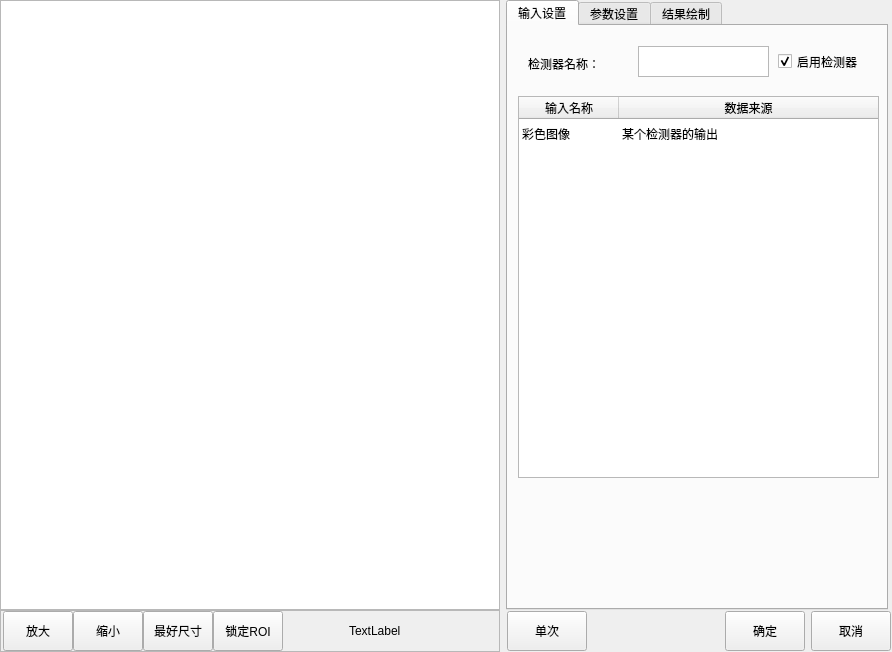
<?xml version="1.0" encoding="UTF-8"?>
<ui version="4.0">
 <class>CMvPositiveNegativeContacts</class>
 <widget class="QWidget" name="CMvPositiveNegativeContacts">
  <property name="geometry">
   <rect>
    <x>0</x>
    <y>0</y>
    <width>892</width>
    <height>652</height>
   </rect>
  </property>
  <property name="windowTitle">
   <string>触点正反</string>
  </property>
  <layout class="QHBoxLayout" name="horizontalLayout_3">
   <property name="leftMargin">
    <number>0</number>
   </property>
   <property name="topMargin">
    <number>0</number>
   </property>
   <property name="rightMargin">
    <number>0</number>
   </property>
   <property name="bottomMargin">
    <number>0</number>
   </property>
   <item>
    <layout class="QVBoxLayout" name="verticalLayout">
     <property name="spacing">
      <number>0</number>
     </property>
     <item>
      <widget class="QGraphicsView" name="graphicsView_mainImage">
       <property name="minimumSize">
        <size>
         <width>500</width>
         <height>600</height>
        </size>
       </property>
      </widget>
     </item>
     <item>
      <widget class="QFrame" name="frame">
       <property name="minimumSize">
        <size>
         <width>0</width>
         <height>42</height>
        </size>
       </property>
       <property name="maximumSize">
        <size>
         <width>16777215</width>
         <height>42</height>
        </size>
       </property>
       <property name="frameShape">
        <enum>QFrame::StyledPanel</enum>
       </property>
       <property name="frameShadow">
        <enum>QFrame::Raised</enum>
       </property>
       <layout class="QHBoxLayout" name="horizontalLayout">
        <property name="spacing">
         <number>0</number>
        </property>
        <property name="leftMargin">
         <number>2</number>
        </property>
        <property name="topMargin">
         <number>0</number>
        </property>
        <property name="rightMargin">
         <number>0</number>
        </property>
        <property name="bottomMargin">
         <number>0</number>
        </property>
        <item>
         <widget class="QPushButton" name="pushButton_zoomIn">
          <property name="minimumSize">
           <size>
            <width>70</width>
            <height>40</height>
           </size>
          </property>
          <property name="maximumSize">
           <size>
            <width>70</width>
            <height>40</height>
           </size>
          </property>
          <property name="text">
           <string>放大</string>
          </property>
         </widget>
        </item>
        <item>
         <widget class="QPushButton" name="pushButton_zoomOut">
          <property name="minimumSize">
           <size>
            <width>70</width>
            <height>40</height>
           </size>
          </property>
          <property name="maximumSize">
           <size>
            <width>70</width>
            <height>40</height>
           </size>
          </property>
          <property name="text">
           <string>缩小</string>
          </property>
         </widget>
        </item>
        <item>
         <widget class="QPushButton" name="pushButton_zoomBest">
          <property name="minimumSize">
           <size>
            <width>70</width>
            <height>40</height>
           </size>
          </property>
          <property name="maximumSize">
           <size>
            <width>70</width>
            <height>40</height>
           </size>
          </property>
          <property name="text">
           <string>最好尺寸</string>
          </property>
         </widget>
        </item>
        <item>
         <widget class="QPushButton" name="pushButton_lockRoiMove">
          <property name="minimumSize">
           <size>
            <width>70</width>
            <height>40</height>
           </size>
          </property>
          <property name="maximumSize">
           <size>
            <width>70</width>
            <height>40</height>
           </size>
          </property>
          <property name="text">
           <string>锁定ROI</string>
          </property>
         </widget>
        </item>
        <item>
         <spacer name="horizontalSpacer">
          <property name="orientation">
           <enum>Qt::Horizontal</enum>
          </property>
          <property name="sizeHint" stdset="0">
           <size>
            <width>63</width>
            <height>20</height>
           </size>
          </property>
         </spacer>
        </item>
        <item>
         <widget class="QLabel" name="label_mousePos">
          <property name="minimumSize">
           <size>
            <width>150</width>
            <height>40</height>
           </size>
          </property>
          <property name="maximumSize">
           <size>
            <width>150</width>
            <height>40</height>
           </size>
          </property>
          <property name="text">
           <string>TextLabel</string>
          </property>
         </widget>
        </item>
       </layout>
      </widget>
     </item>
    </layout>
   </item>
   <item>
    <layout class="QVBoxLayout" name="verticalLayout_2">
     <property name="spacing">
      <number>0</number>
     </property>
     <item>
      <widget class="QTabWidget" name="tabWidget">
       <property name="minimumSize">
        <size>
         <width>382</width>
         <height>602</height>
        </size>
       </property>
       <property name="maximumSize">
        <size>
         <width>380</width>
         <height>16777215</height>
        </size>
       </property>
       <property name="currentIndex">
        <number>0</number>
       </property>
       <widget class="QWidget" name="tab">
        <attribute name="title">
         <string>输入设置</string>
        </attribute>
        <widget class="QTableWidget" name="tableWidget_input">
         <property name="geometry">
          <rect>
           <x>10</x>
           <y>70</y>
           <width>361</width>
           <height>382</height>
          </rect>
         </property>
         <property name="minimumSize">
          <size>
           <width>361</width>
           <height>382</height>
          </size>
         </property>
         <property name="maximumSize">
          <size>
           <width>361</width>
           <height>382</height>
          </size>
         </property>
         <property name="editTriggers">
          <set>QAbstractItemView::NoEditTriggers</set>
         </property>
         <property name="selectionMode">
          <enum>QAbstractItemView::SingleSelection</enum>
         </property>
         <property name="selectionBehavior">
          <enum>QAbstractItemView::SelectRows</enum>
         </property>
         <property name="showGrid">
          <bool>false</bool>
         </property>
         <attribute name="horizontalHeaderStretchLastSection">
          <bool>true</bool>
         </attribute>
         <attribute name="verticalHeaderVisible">
          <bool>false</bool>
         </attribute>
         <row>
          <property name="text">
           <string>1</string>
          </property>
         </row>
         <column>
          <property name="text">
           <string>输入名称</string>
          </property>
         </column>
         <column>
          <property name="text">
           <string>数据来源</string>
          </property>
         </column>
         <item row="0" column="0">
          <property name="text">
           <string>彩色图像</string>
          </property>
         </item>
         <item row="0" column="1">
          <property name="text">
           <string>某个检测器的输出</string>
          </property>
         </item>
        </widget>
        <widget class="QLabel" name="label_funcName">
         <property name="geometry">
          <rect>
           <x>20</x>
           <y>30</y>
           <width>81</width>
           <height>16</height>
          </rect>
         </property>
         <property name="text">
          <string>检测器名称：</string>
         </property>
        </widget>
        <widget class="QCheckBox" name="checkBox_enableFunc">
         <property name="geometry">
          <rect>
           <x>270</x>
           <y>20</y>
           <width>101</width>
           <height>31</height>
          </rect>
         </property>
         <property name="minimumSize">
          <size>
           <width>101</width>
           <height>31</height>
          </size>
         </property>
         <property name="text">
          <string>启用检测器</string>
         </property>
         <property name="checked">
          <bool>true</bool>
         </property>
        </widget>
        <widget class="QPlainTextEdit" name="plainTextEdit_funcName">
         <property name="geometry">
          <rect>
           <x>130</x>
           <y>20</y>
           <width>131</width>
           <height>31</height>
          </rect>
         </property>
         <property name="minimumSize">
          <size>
           <width>131</width>
           <height>31</height>
          </size>
         </property>
         <property name="maximumSize">
          <size>
           <width>131</width>
           <height>31</height>
          </size>
         </property>
         <property name="overwriteMode">
          <bool>false</bool>
         </property>
        </widget>
       </widget>
       <widget class="QWidget" name="tab_2">
        <attribute name="title">
         <string>参数设置</string>
        </attribute>
        <widget class="QLabel" name="label_titleJudged">
         <property name="geometry">
          <rect>
           <x>0</x>
           <y>190</y>
           <width>381</width>
           <height>31</height>
          </rect>
         </property>
         <property name="styleSheet">
          <string notr="true">background-color: qlineargradient(spread:pad, x1:0, y1:0, x2:1, y2:0, stop:0 rgba(80, 80, 80, 255), stop:1 rgba(120, 120, 120, 120));
color: rgb(255, 255, 255);</string>
         </property>
         <property name="text">
          <string>  结果判定</string>
         </property>
         <property name="alignment">
          <set>Qt::AlignLeading|Qt::AlignLeft|Qt::AlignVCenter</set>
         </property>
        </widget>
        <widget class="QComboBox" name="comboBox_corrosiveCore">
         <property name="geometry">
          <rect>
           <x>130</x>
           <y>50</y>
           <width>101</width>
           <height>31</height>
          </rect>
         </property>
         <item>
          <property name="text">
           <string>触点朝下</string>
          </property>
         </item>
         <item>
          <property name="text">
           <string>触点朝上</string>
          </property>
         </item>
        </widget>
        <widget class="QLabel" name="label_corrosiveCore">
         <property name="geometry">
          <rect>
           <x>130</x>
           <y>20</y>
           <width>111</width>
           <height>31</height>
          </rect>
         </property>
         <property name="text">
          <string>检测方向：</string>
         </property>
        </widget>
        <widget class="QComboBox" name="comboBox_colorSpace">
         <property name="geometry">
          <rect>
           <x>10</x>
           <y>50</y>
           <width>101</width>
           <height>31</height>
          </rect>
         </property>
         <property name="minimumSize">
          <size>
           <width>101</width>
           <height>31</height>
          </size>
         </property>
         <item>
          <property name="text">
           <string>蓝色</string>
          </property>
         </item>
         <item>
          <property name="text">
           <string>绿色</string>
          </property>
         </item>
         <item>
          <property name="text">
           <string>红色</string>
          </property>
         </item>
         <item>
          <property name="text">
           <string>蓝色-绿色</string>
          </property>
         </item>
         <item>
          <property name="text">
           <string>蓝色-红色</string>
          </property>
         </item>
         <item>
          <property name="text">
           <string>绿色-红色</string>
          </property>
         </item>
         <item>
          <property name="text">
           <string>绿色-蓝色</string>
          </property>
         </item>
         <item>
          <property name="text">
           <string>红色-蓝色</string>
          </property>
         </item>
         <item>
          <property name="text">
           <string>红色-绿色</string>
          </property>
         </item>
        </widget>
        <widget class="QLabel" name="label_colorSpace">
         <property name="geometry">
          <rect>
           <x>10</x>
           <y>20</y>
           <width>111</width>
           <height>31</height>
          </rect>
         </property>
         <property name="text">
          <string>计算模式：</string>
         </property>
        </widget>
        <widget class="QGroupBox" name="groupBox_Area">
         <property name="geometry">
          <rect>
           <x>0</x>
           <y>250</y>
           <width>351</width>
           <height>91</height>
          </rect>
         </property>
         <property name="title">
          <string>面积限定</string>
         </property>
         <widget class="QSpinBox" name="spinBox_maxArea">
          <property name="geometry">
           <rect>
            <x>10</x>
            <y>50</y>
            <width>101</width>
            <height>31</height>
           </rect>
          </property>
          <property name="maximum">
           <number>50000000</number>
          </property>
         </widget>
         <widget class="QLabel" name="label_maxArea">
          <property name="geometry">
           <rect>
            <x>10</x>
            <y>20</y>
            <width>111</width>
            <height>31</height>
           </rect>
          </property>
          <property name="text">
           <string>面积上限：</string>
          </property>
         </widget>
         <widget class="QLabel" name="label_minArea">
          <property name="geometry">
           <rect>
            <x>130</x>
            <y>20</y>
            <width>111</width>
            <height>31</height>
           </rect>
          </property>
          <property name="text">
           <string>面积下限：</string>
          </property>
         </widget>
         <widget class="QLabel" name="label_displayAreaInformation">
          <property name="geometry">
           <rect>
            <x>240</x>
            <y>20</y>
            <width>111</width>
            <height>31</height>
           </rect>
          </property>
          <property name="text">
           <string>面积信息：</string>
          </property>
         </widget>
         <widget class="QPushButton" name="pushButton_displayAreaInformation">
          <property name="geometry">
           <rect>
            <x>240</x>
            <y>50</y>
            <width>101</width>
            <height>31</height>
           </rect>
          </property>
          <property name="text">
           <string>显示面积信息</string>
          </property>
         </widget>
         <widget class="QSpinBox" name="spinBox_minArea">
          <property name="geometry">
           <rect>
            <x>130</x>
            <y>50</y>
            <width>101</width>
            <height>31</height>
           </rect>
          </property>
          <property name="maximum">
           <number>50000000</number>
          </property>
         </widget>
        </widget>
       </widget>
       <widget class="QWidget" name="tab_4">
        <attribute name="title">
         <string>结果绘制</string>
        </attribute>
        <widget class="QCheckBox" name="checkBox_valuTrig">
         <property name="geometry">
          <rect>
           <x>20</x>
           <y>20</y>
           <width>101</width>
           <height>31</height>
          </rect>
         </property>
         <property name="text">
          <string>启用绘制</string>
         </property>
         <property name="checked">
          <bool>true</bool>
         </property>
        </widget>
       </widget>
      </widget>
     </item>
     <item>
      <layout class="QHBoxLayout" name="horizontalLayout_2">
       <property name="leftMargin">
        <number>1</number>
       </property>
       <property name="topMargin">
        <number>1</number>
       </property>
       <property name="rightMargin">
        <number>1</number>
       </property>
       <property name="bottomMargin">
        <number>1</number>
       </property>
       <item>
        <widget class="QPushButton" name="pushButton_ones">
         <property name="minimumSize">
          <size>
           <width>80</width>
           <height>40</height>
          </size>
         </property>
         <property name="maximumSize">
          <size>
           <width>80</width>
           <height>40</height>
          </size>
         </property>
         <property name="text">
          <string>单次</string>
         </property>
        </widget>
       </item>
       <item>
        <spacer name="horizontalSpacer_2">
         <property name="orientation">
          <enum>Qt::Horizontal</enum>
         </property>
         <property name="sizeHint" stdset="0">
          <size>
           <width>40</width>
           <height>20</height>
          </size>
         </property>
        </spacer>
       </item>
       <item>
        <widget class="QPushButton" name="pushButton_affirm">
         <property name="minimumSize">
          <size>
           <width>80</width>
           <height>40</height>
          </size>
         </property>
         <property name="maximumSize">
          <size>
           <width>80</width>
           <height>40</height>
          </size>
         </property>
         <property name="text">
          <string>确定</string>
         </property>
        </widget>
       </item>
       <item>
        <widget class="QPushButton" name="pbPrev_cancel">
         <property name="minimumSize">
          <size>
           <width>80</width>
           <height>40</height>
          </size>
         </property>
         <property name="maximumSize">
          <size>
           <width>80</width>
           <height>40</height>
          </size>
         </property>
         <property name="text">
          <string>取消</string>
         </property>
        </widget>
       </item>
      </layout>
     </item>
    </layout>
   </item>
  </layout>
 </widget>
 <layoutdefault spacing="6" margin="11"/>
 <resources>
  <include location="CMvContourMatching.qrc"/>
 </resources>
 <connections/>
</ui>
